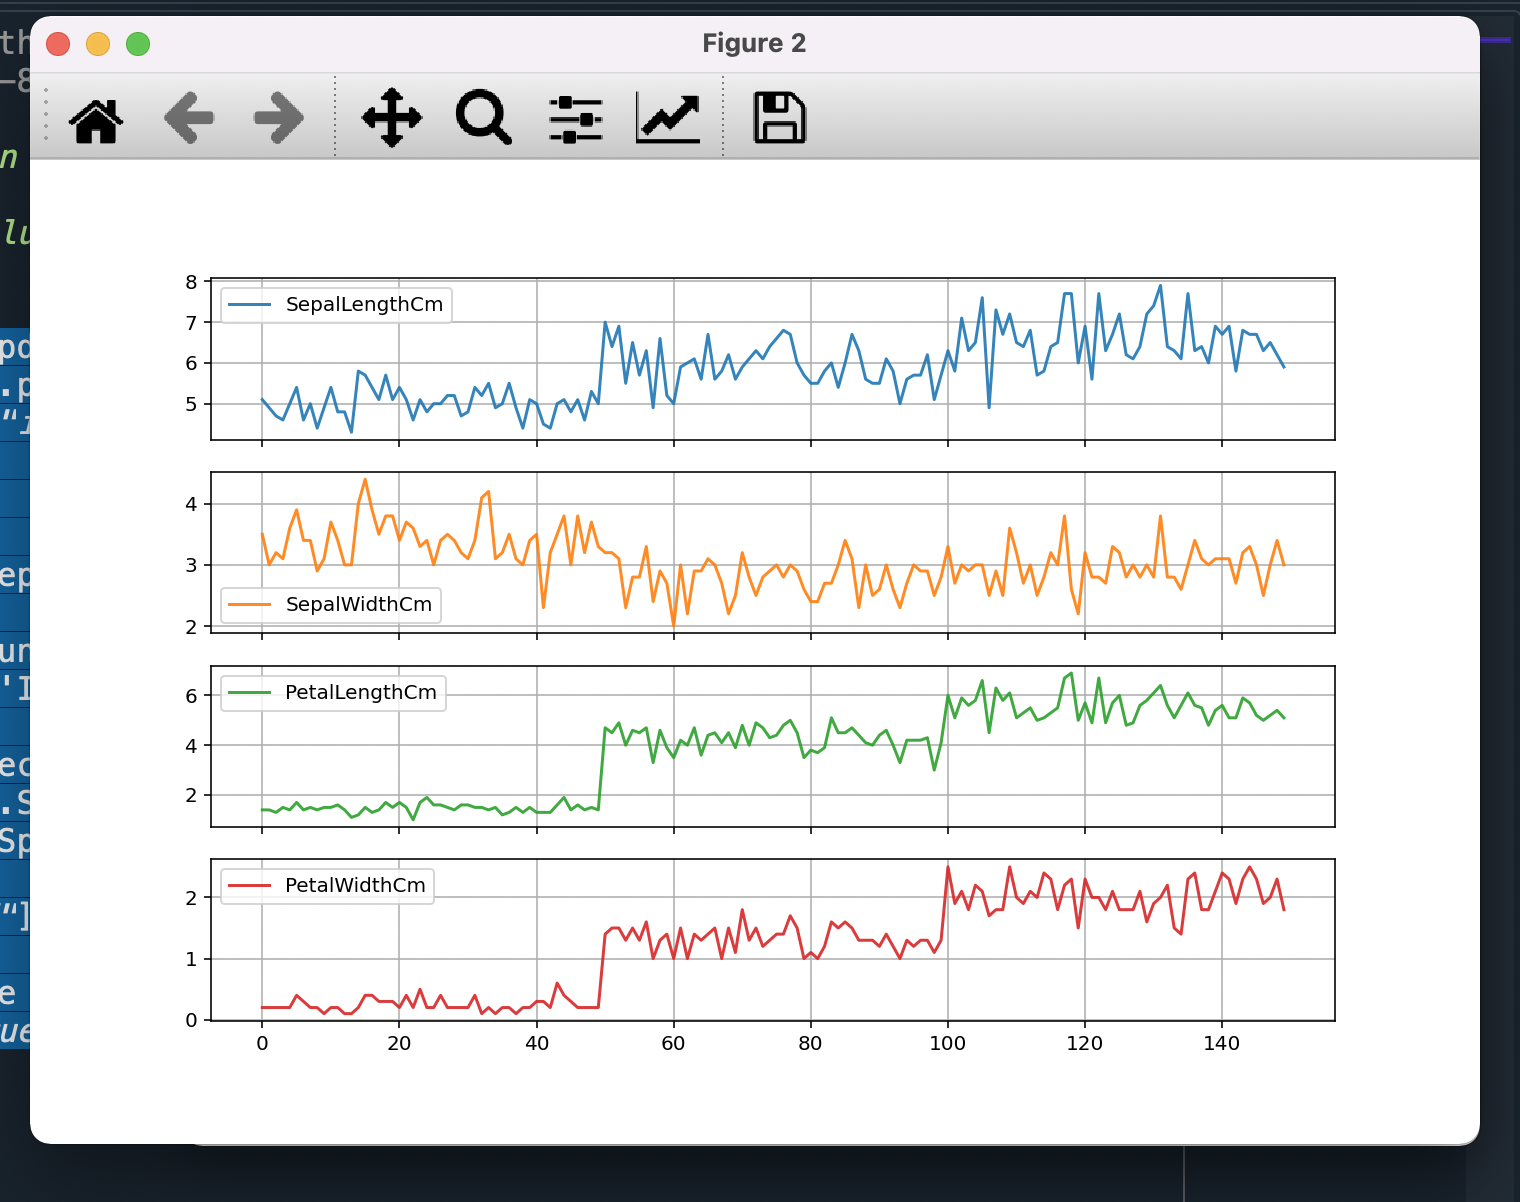

Python code for this plot:
import pandas as pd
import matplotlib.pyplot as plt
df = pd.read_csv("/Users/hsekeroglu/Desktop/Huesniye/Pyhton/Pyhton/Visualization_Matplotlib/Subplot/iris.csv")

print(df.columns)

# Index(['Id', 'SepalLengthCm', 'SepalWidthCm', 'PetalLengthCm', 'PetalWidthCm','Species'],

print(df.Species.unique())
# ['Iris-setosa' 'Iris-versicolor' 'Iris-virginica']

setosa = df[df.Species== "Iris-setosa"] # get the ones with type "Iris-setosa
versicolor= df[df.Species== "Iris-versicolor"] # get the ones with type Iris-versic
virginica= df[df.Species== "Iris-virginica"] # get the ones with type Iris-virginica

df1= df.drop(["Id"], axis=1)

# her feature göre line cizim yapar.
df1.plot(grid="true",alpha=0.9,subplots="True")  # alpa=0.1 opacity
plt.show()
